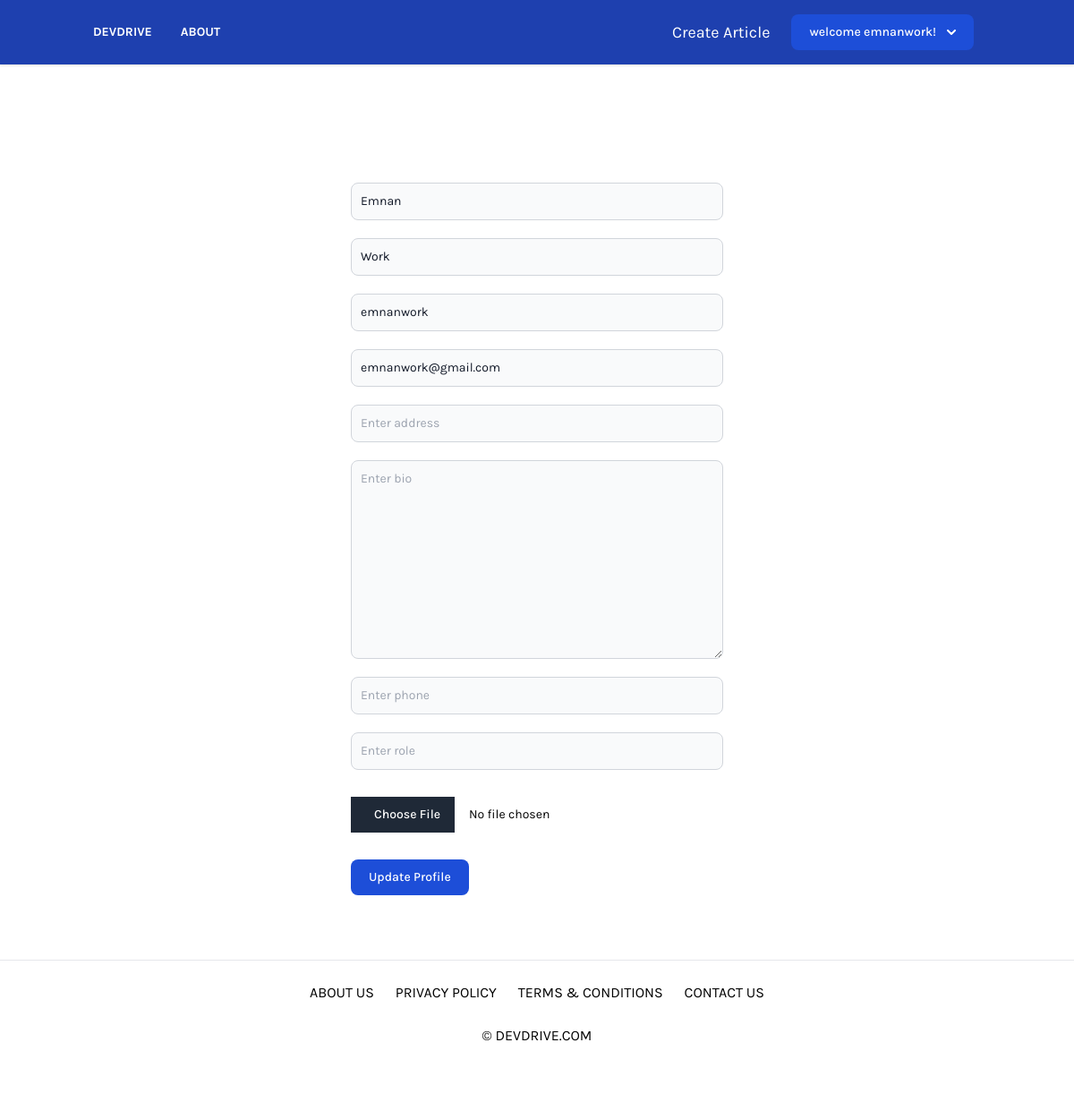
Before: /user/update-profile (signed in) with the older database file.
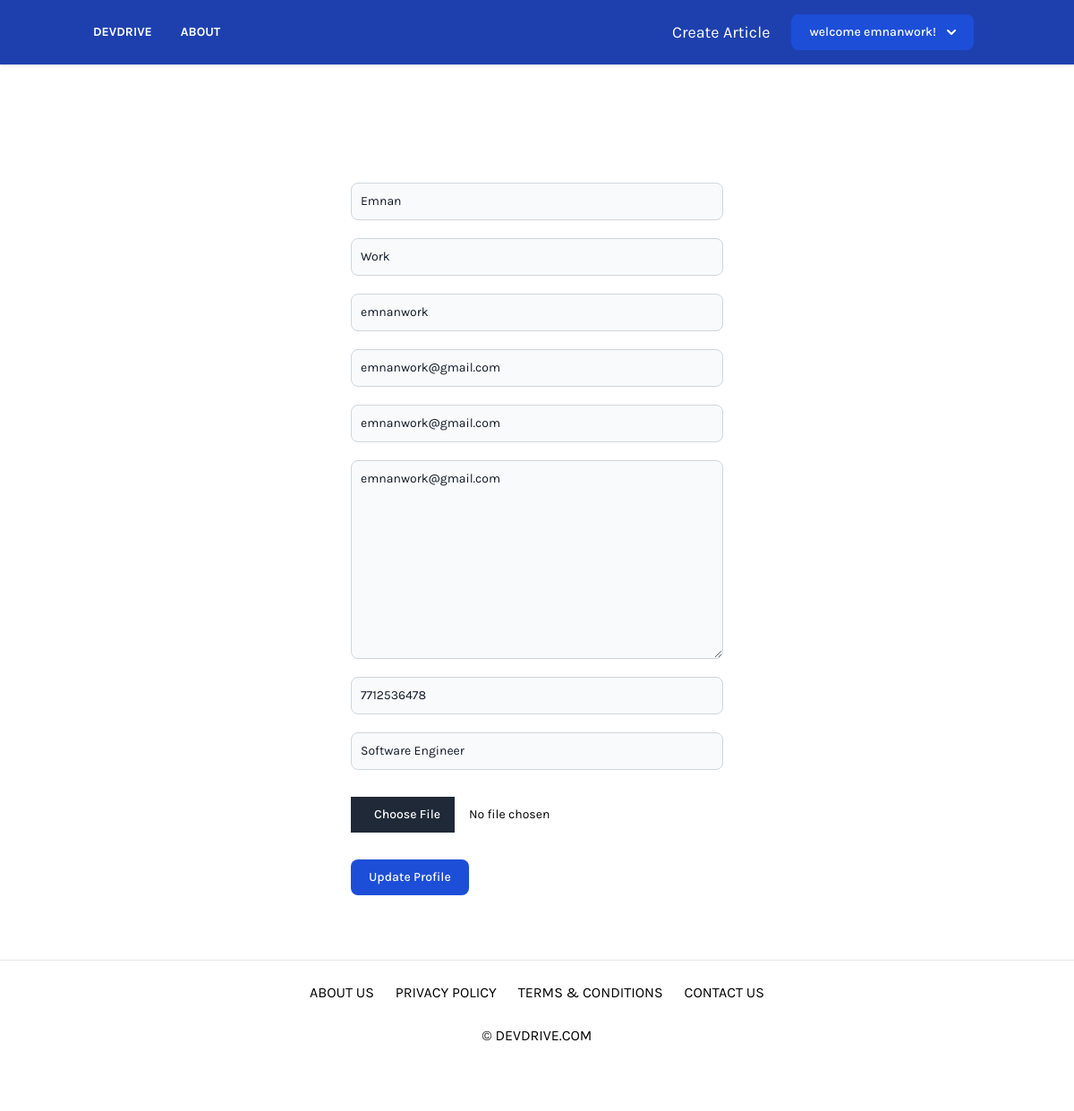
After: the same page with the newer database file.
### core/models.py (models this page shows, shortened)
class CustomUser(AbstractUser):
    email = models.EmailField(unique=True)
    profile_pic = models.ImageField(upload_to="p_img", blank=True, null=True)
    address = models.CharField(max_length=150, blank=True, null=True)
    phone = models.CharField(max_length=12, blank=True, null=True)
    role = models.CharField(max_length=120, blank=True, null=True)
    bio = models.TextField(blank=True, null=True)
    USERNAME_FIELD = "email"
    REQUIRED_FIELDS = ("username",)

### core/views.py (the view)
# urls.py: path("update-profile", views.update_profile, name="update-profile")
@login_required(login_url="signin")
def update_profile(request):
    if request.user.is_authenticated:
        user = request.user
        form = UpdateProfileForm(instance=user)
        if request.method == 'POST':
            form = UpdateProfileForm(request.POST, request.FILES, instance=user)
            if form.is_valid():
                form.save()
                messages.success(request, "Profile updated successfully")
                return redirect("profile")
    context = {"form": form}
    return render(request, "core/update_profile.html", context)

### core/templates/core/update_profile.html (shortened to what this page needs)
{% extends "base.html" %}
{% block content %}
<div class="mt-5 py-2 mb-5">
    <div class="grid grid-cols-6 gap-4">
        <div class="col-start-2 col-span-4 ...">
            <form class="max-w-md mx-auto" method="POST" action="" enctype="multipart/form-data">
                <div class="flex ">
                    <div class="flex-1  px-2 py-2 m-2">
                        <div class="mt-5 py-2 mb-5">
                            {% for field in form  %}
                            {% if field.errors %}
                                <div class="col-span-3 sm:col-span-2 md:col-span-3 lg:col-span-1 xl:col-span-4...">
                                    <div class="relative z-0 w-full mb-5 group">
                                        {{field}}
                                        <small class="text-red-500 text-xs italic font-light">{{field.errors}}</small>
                                    </div>
                                </div>
                            {% else %}
                                <div class="col-span-3 sm:col-span-2 md:col-span-3 lg:col-span-1 xl:col-span-4...">
                                    <div class="mt-5">
                                        <div class="relative z-0 w-full mb-5 group">
                                            {{field}}
                                        </div>
                                    </div>
                                </div>
                            {% endif %}
                        {% endfor %}
                            <button type="submit" class="text-white bg-blue-700 hover:bg-blue-800 focus:ring-4 focus:outline-none focus:ring-blue-300 font-medium rounded-lg text-sm w-full sm:w-auto px-5 py-2.5 text-center dark:bg-blue-600 dark:hover:bg-blue-700 dark:focus:ring-blue-800">Update Profile</button>
                        </div>
                    </div>
                </div>
            </form>
        </div>
    </div>
</div>
{% endblock content %}

### templates/base.html (shortened to what this page needs)
{% load static %}
<!DOCTYPE html>
<html lang="en">
<head>
    <link href="{% static 'src/styles.css' %}" rel="stylesheet">
    <link href="https://cdnjs.cloudflare.com/ajax/libs/tailwindcss/2.2.19/tailwind.min.css" rel="stylesheet">
</head>
<body class="bg-white font-family-karla">
    <nav class="w-full py-4 bg-blue-800 shadow">
        <div class="w-full container mx-auto flex flex-wrap items-center justify-between">
            <nav>
                <ul class="flex items-center justify-between font-bold text-sm text-white uppercase no-underline">
                    <li><a class="hover:text-gray-200 hover:underline px-4" href="http://127.0.0.1:8000/">DEVDRIVE</a></li>
                    <li><a class="hover:text-gray-200 hover:underline px-4" href="">About</a></li>
                </ul>
            </nav>
            <div class="flex items-center text-lg no-underline text-white pr-6">
                {% if user.is_authenticated  %}
                    <a class="pl-6" href="{% url 'create-article'  %}">
                        Create Article
                    </a>
                    <a class="pl-6" href="#">
                        <button id="dropdownDefaultButton" data-dropdown-toggle="dropdown" class="text-white bg-blue-700 hover:bg-blue-800 focus:ring-4 focus:outline-none focus:ring-blue-300 font-medium rounded-lg text-sm px-5 py-2.5 text-center inline-flex items-center dark:bg-blue-600 dark:hover:bg-blue-700 dark:focus:ring-blue-800" type="button">welcome {{user.username}}! <svg class="w-2.5 h-2.5 ms-3" aria-hidden="true" xmlns="http://www.w3.org/2000/svg" fill="none" viewBox="0 0 10 6">
                        <path stroke="currentColor" stroke-linecap="round" stroke-linejoin="round" stroke-width="2" d="m1 1 4 4 4-4"/>
                        </svg>
                        </button>
                    </a>
                {% endif %}
            </div>
        </div>
    </nav>
    <div class="grid grid-cols-6 gap-4 py-5">
    </div>
     {% block content %}{% endblock content %}
    <footer class="w-full border-t bg-white pb-12">
        <div class="w-full container mx-auto flex flex-col items-center">
            <div class="flex flex-col md:flex-row text-center md:text-left md:justify-between py-6">
                <a href="#" class="uppercase px-3">About Us</a>
                <a href="#" class="uppercase px-3">Privacy Policy</a>
                <a href="#" class="uppercase px-3">Terms & Conditions</a>
                <a href="#" class="uppercase px-3">Contact Us</a>
            </div>
            <div class="uppercase pb-6">&copy; devdrive.com</div>
        </div>
    </footer>
</body>
</html>

Changed rows visible on the page:
changed CustomUser "emnanwork": address (not shown) → "emnanwork@gmail.com"; bio (not shown) → "emnanwork@gmail.com"; phone (not shown) → "7712536478"; role (not shown) → "Software Engineer"
